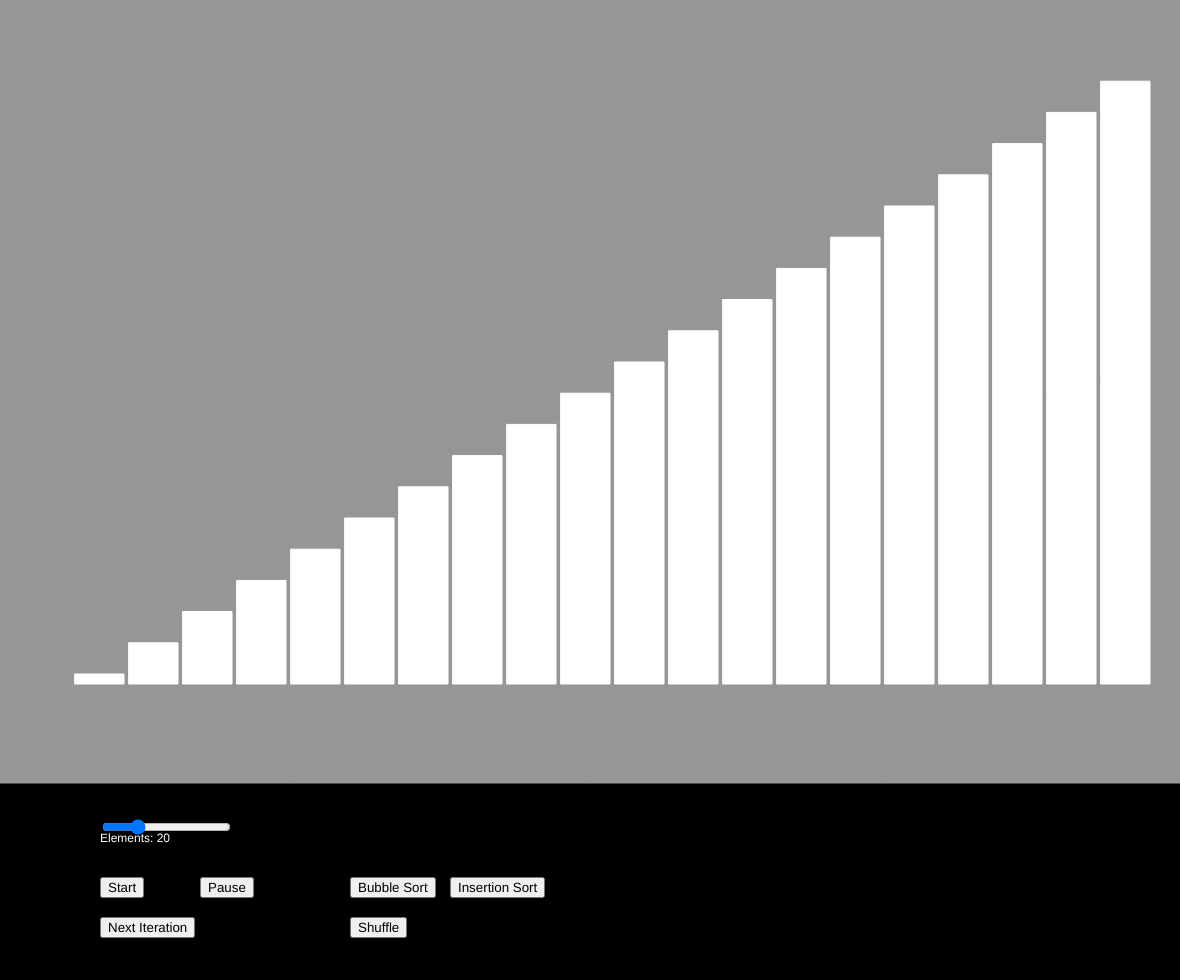
Frame 1 (no input)
Frame 60 (no input): identical to frame 1, image omitted
Frame 120 (the mouse pressed at the canvas centre since frame 60): identical to frame 1, image omitted

The p5.js sketch that drew this single still picture (run headless with seeded random() and noise() and a simulated clock; from frame 60 on, the mouse is pressed at the canvas centre):

// p5.js sketch
// ── sketch.js
let slider;
let bubble_button;
let insertion_button;
let start_button;
let pause_button;
let shuffle_button;
let next_button;
let bottom_section_y = -1;
let bottom_section_x = -1;
let r;
let g;
let b;
let randomValues;
let numValues;
let selectObj = {finished: true, idx1: -1, idx: -1};
let generator = null;
let paused = true;

function setup(){
    createCanvas(windowWidth - 20, windowHeight - 20);
    r = g = b = 150;
    background(r, g, b);
    // GUI COMPONENT ----------------------------------------
    bottom_section_x = 0;
    bottom_section_y = height - height / 5;
    slider = createSlider(10, 50, 20, 5);
    bubble_button = createButton("Bubble Sort");
    insertion_button = createButton("Insertion Sort");
    start_button = createButton("Start");
    pause_button = createButton("Pause");
    next_button = createButton("Next Iteration");
    shuffle_button = createButton("Shuffle");
    shuffle_button.position(350, height - height / 6 + 100);
    bubble_button.position(350, height - height / 6 + 60);
    insertion_button.position(450, height - height / 6 + 60);
    slider.position(100, height - height / 6);
    start_button.position(100, height - height / 6 + 60);
    pause_button.position(200, height - height / 6 + 60);
    next_button.position(100, height - height / 6 + 100);
    bubble_button.mousePressed(startBubble);
    insertion_button.mousePressed(startInsertion);
    start_button.mousePressed(startButton);
    pause_button.mousePressed(pauseButton);
    shuffle_button.mousePressed(shuffleButton);
    next_button.mousePressed(nextButton);
    // VARIABLE COMPONENT ------------------------------------
    randomValues = [];
    numValues = slider.value();
    for(let i = 0; i < numValues; i++){
        randomValues.push(i);
    }
}

function showBars(selectObj){
    for(let i = 0; i < randomValues.length; i++){
        if(i == selectObj.idx1 || i == selectObj.idx2){
            strokeWeight(1);
            stroke(255, 0, 0);
            fill(255, 0, 0);
        }else{
            strokeWeight(1);
            stroke(255);
            fill(255);
        }
        let x = map(i, 0, randomValues.length, 50, width - 50);
        let y = bottom_section_y - 100;
        let rect_height = map(randomValues[i], 0, randomValues.length, 10, bottom_section_y - 150);
        rect(x + 25, y - rect_height, (width - 50 - 50) / randomValues.length - 5, rect_height);
    }
}

function startBubble(){
    console.log("-START BUBBLE");
    generator = bubble_sort_algo();
    selectObj = generator.next().value;
    paused = false;
}

function startInsertion(){
    console.log("-START INSERTION");
    generator = insertion_sort_algo();
    selectObj = generator.next().value;
    paused = false;
}

function nextButton(){
    selectObj = generator.next().value;
}

function startButton(){
    console.log("-START");
    paused = false;
}

function pauseButton(){
    console.log("-PAUSE");
    paused = true;
}

// Generator expressions

function* bubble_sort_algo(){
    let sorted = false;
    while(sorted == false){
        sorted = true;
        for(let i = 0; i < randomValues.length - 1; i++){
            yield {finished: false, idx1 : i, idx2 : i + 1};
            if(randomValues[i] > randomValues[i + 1]){
                sorted = false;
                let temp = randomValues[i];
                randomValues[i] = randomValues[i+1];
                randomValues[i+1] = temp;
                yield {finished: false, idx1 : i, idx2 : i + 1};
            }
        }
    }
    yield {finished: true, idx1 : -1, idx2 : -1};
}

function* insertion_sort_algo(){
    for(let i = 1; i < randomValues.length; i++){
        let loc = i;
        yield {finished : false, idx1 : loc, idx2 : loc - 1};
        while(loc > 0 && randomValues[loc] < randomValues[loc - 1]){
            // Swap loc and loc -1
            // Set loc to loc - 1
            yield {finished : false, idx1 : loc, idx2 : loc - 1};
            let temp = randomValues[loc];
            randomValues[loc] = randomValues[loc - 1];
            randomValues[loc - 1] = temp;
            loc = loc - 1;
        }
    }
    yield {finished : true, idx1 : -1, idx2 : -1};
}

function shuffleButton(){
    // TODO pause simulation
    console.log("-SHUFFLE");
    for(let i = 0; i < 1000; i++){
        let idx1 = int(random(randomValues));
        let idx2 = int(random(randomValues));
        while(idx1 == idx2){
            idx2 = int(random(randomValues));
        }
        let temp = randomValues[idx1];
        randomValues[idx1] = randomValues[idx2];
        randomValues[idx2] = temp;
    }
}

function createMenu(){
    strokeWeight(1);
    stroke(0);
    fill(0);
    rect(bottom_section_x, bottom_section_y, width, height - bottom_section_y);
    strokeWeight(0);
    stroke(255);
    fill(255);
    text(`Elements: ${slider.value()}`, 100, height - height / 6 + 25);
}

function draw(){
    background(r, g, b);
    if(numValues != slider.value()){
        randomValues = [];
        numValues = slider.value();
        for(let i = 0; i < numValues; i++){
            randomValues.push(i);
        }  
    }
    // If generator is on auto-pilot... check for when it finishes...
    if(generator != null && paused != true){
        selectObj = generator.next().value;
        console.log(selectObj);
        if(selectObj.finished == true){
            generator = null;
            console.log("-STOPPED SIMULATION");
        }
    }
    // If generator is on manual... check for when it finishes...
    else if(generator != null && paused == true){
        if(selectObj.finished == true){
            generator = null;
            console.log("-STOPPED STIMULATION");
        }
    }
    createMenu();
    showBars(selectObj);
}
